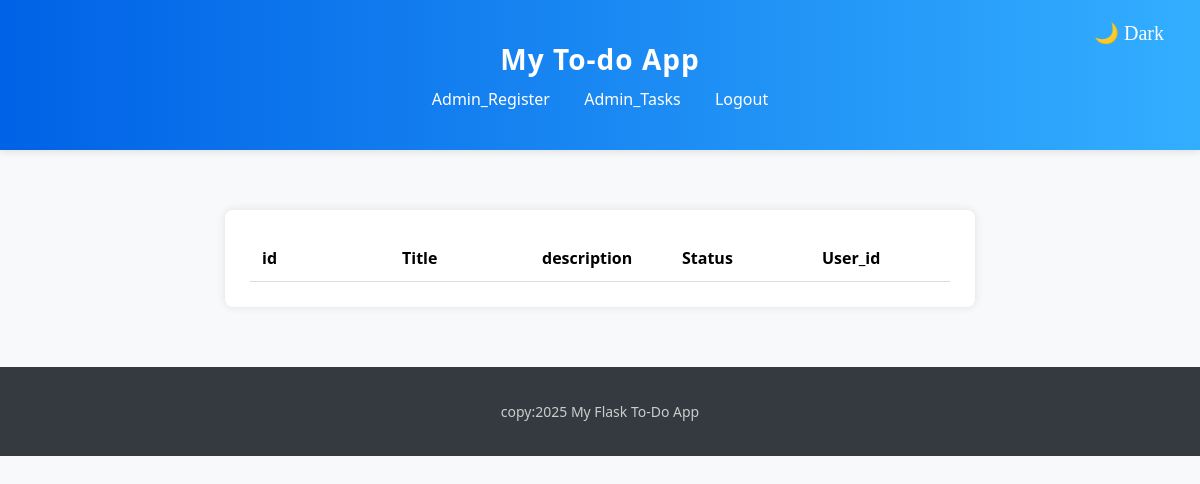
The page /admin_task (signed in) on the database as committed earlier.
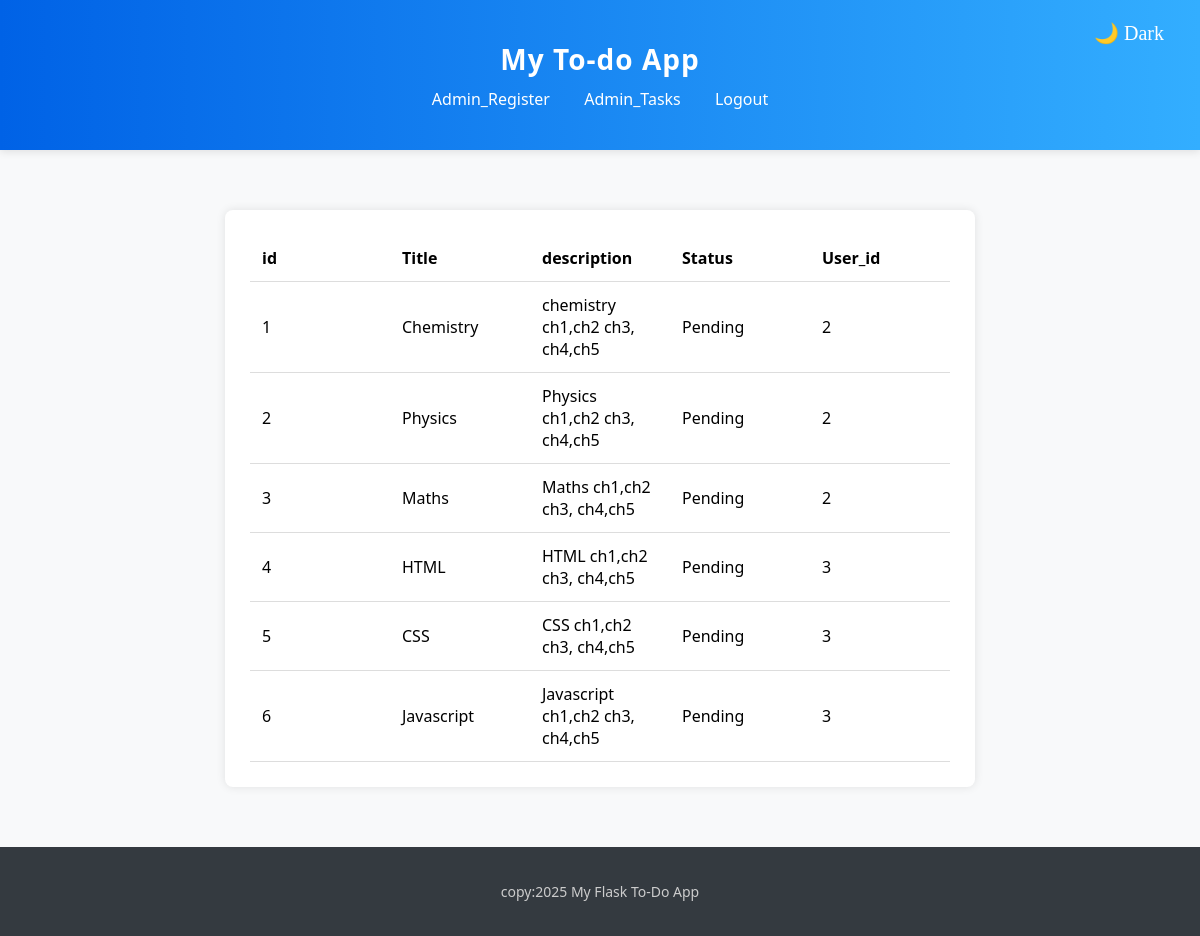
The same page on the database as committed later.
### app/models.py (models this page shows)
class Task(db.Model):
    __tablename__='task'
    id=db.Column(db.Integer, primary_key=True)
    title=db.Column(db.String(100), nullable=False)
    description=db.Column(db.String(300), nullable=False)
    status=db.Column(db.String(20), default="Pending")
    user_id = db.Column(db.Integer, db.ForeignKey('register.uid'), nullable=False)

### app/routes/auth.py (the view)
@auth_bp.route('/admin_task')
def admin_task():
    if session.get('user_id') and session.get('role') == 'admin':
        Tasks=Task.query.all()
        return render_template('admin_task.html',Tasks=Tasks,session=session)
    else:
        return abort(403)

### app/templates/admin_task.html (shortened to what this page needs)
{% extends "base.html" %}
{% block content %}
<div class="task-box">
      <table class="task-table">
            <thead>
                <tr>
                    <th>id</th>
                    <th>Title</th>
                    <th>description</th>
                    <th>Status</th>
                    <th>User_id</th>
                </tr>
            </thead>
            <tbody>
                {% for task in Tasks  %}
                <tr>
                    <td>{{task.id}}</td>
                    <td>{{task.title}}</td>
                    <td>{{task.description}}</td>
                    <td>{{task.status}}</td>
                    <td>{{task.user_id}}</td>
                </tr>
                {% endfor %}
            </tbody>
        </table>
</div>
{% endblock %}

### app/templates/base.html (shortened to what this page needs)
<!DOCTYPE html>
<html lang="en">
<head>
    <link rel="stylesheet" href="{{url_for('static',filename='style.css')}}">
</head>
<body>
    <header>
        <div class="container">
            <h1>My To-do App</h1>
            <nav>
                {%  if session.get('user_id') and session.get('role') == 'admin'%}
                 <a href="{{url_for('auth.admin')}}">Admin_Register</a>
                 <a href="{{url_for('auth.admin_task')}}">Admin_Tasks</a>
                <a href="{{url_for('auth.logout')}}">Logout</a>
                {% endif %}
            </nav>
            <button id="theme-toggle" class="theme-toggle">🌙</button>
        </div>
    </header>
    <main class="container">
        {% block content %}
        {% endblock %}
    </main>
    <footer>
        <div class="container">
            <p>copy:{{2025}} My Flask To-Do App</p>
        </div>
    </footer>
</body>
</html>

### app/static/style.css (style rules this page uses)
body { margin:0; font-family:'Segoe UI', Tahoma, Geneva, Verdana, sans-serif; background-color: #f8f9fa; }
.container { max-width: 800px; margin: auto ; padding: 20px; }
header { background:linear-gradient(to right, #0062E6,#33AeFF); color: white; padding: 20px 0; box-shadow: 0 2px 8px rgba(0,0,0,0.1); }
header h1 { margin: 0; font-size: 28px; text-align: center; letter-spacing: 1px; }
nav { text-align: center; margin-top: 10px; }
nav a { color: white; text-decoration: none; margin:0 15px; font-weight: 500; transition: color 0.3s ease }
footer { background-color: #343a40; color: #ccc; padding: 15px 0; text-align: center; font-size: 14px; margin-top: 0 -2 8px rgba(0,0,0,0.1); }
footer p { margin: 0; }
.task-box { max-width: 700px; margin: 40px auto; background-color: white; padding: 25px; border-radius: 8px; box-shadow: 0 0 10px rgba(0,0,0,0.1); }
.task-table { width: 100%; border-collapse: collapse; table-layout: fixed; }
.task-table th, .task-table td { text-align: left; padding: 12px; border-bottom: 1px solid #ddd; }
.task-table th { background: color #f2f2f2; ; }
.theme-toggle { position: absolute; top: 20px; right: 30px; background: none; border: none; font-size: 22px; color: white; cursor: pointer; z-index: 1000; font-family: serif; font-size: 20px; }

Rows that differ between the two databases and show on the page:
added Task: id "1", title "Chemistry", description "chemistry ch1,ch2 ch3, ch4,ch5", status "Pending", user_id "2"
added Task: id "2", title "Physics", description "Physics ch1,ch2 ch3, ch4,ch5", status "Pending", user_id "2"
added Task: id "3", title "Maths", description "Maths ch1,ch2 ch3, ch4,ch5", status "Pending", user_id "2"
added Task: id "4", title "HTML", description "HTML ch1,ch2 ch3, ch4,ch5", status "Pending", user_id "3"
added Task: id "5", title "CSS", description "CSS ch1,ch2 ch3, ch4,ch5", status "Pending", user_id "3"
added Task: id "6", title "Javascript", description "Javascript ch1,ch2 ch3, ch4,ch5", status "Pending", user_id "3"
